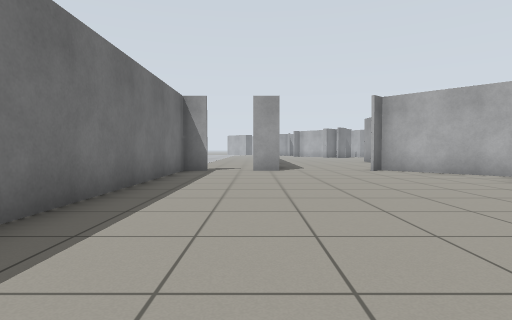
view 1 (above)

21 first-person views from a walk through a Gazebo world. The camera is 0.72 m above the floor, tilts 2° down and sees 80° across. The floor is counted in squares, 1 m on a side. Each view is taken from the middle of a square. On the plan, view 1 faces up. The plan holds only what a view shows up to about 10 squares ahead; the rest is blank. The place goes on beyond the plan.

view 2
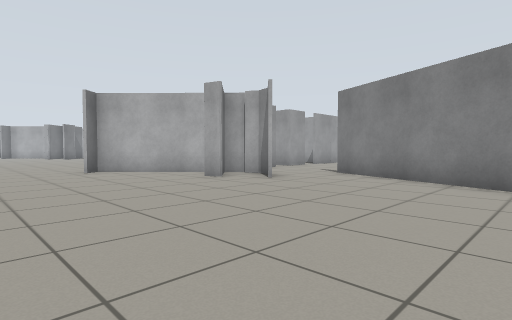

view 3
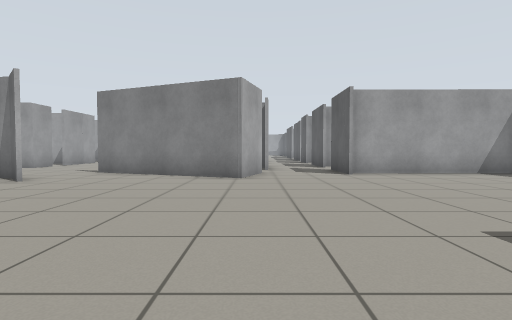

view 4
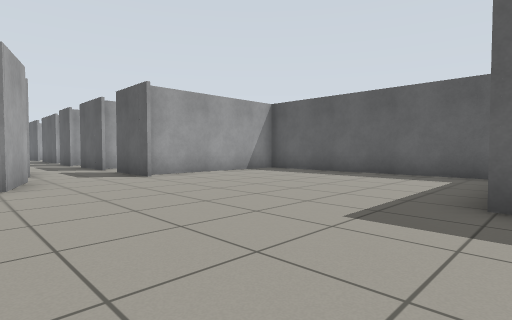

view 5
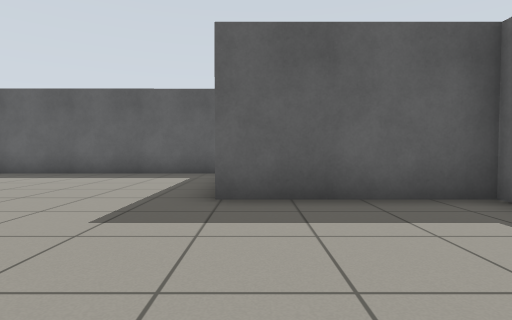

view 6
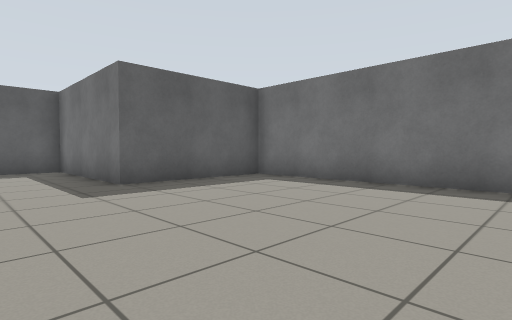

view 7
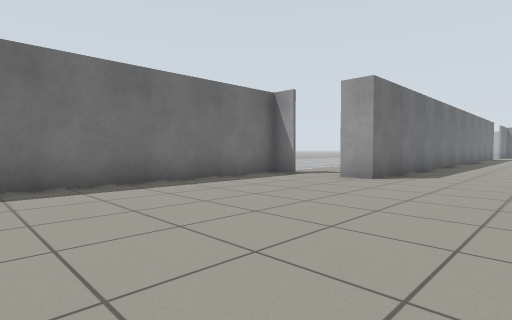

view 8
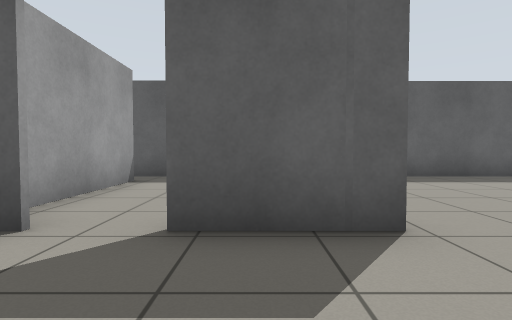

view 9
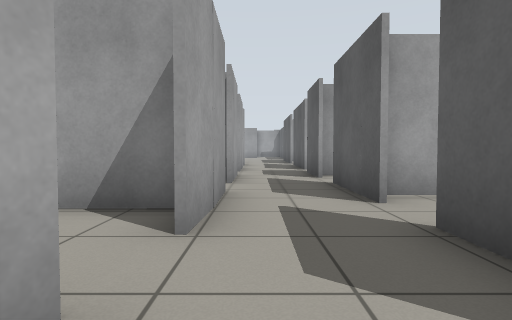

view 10
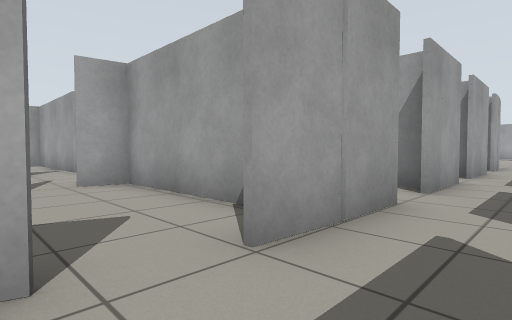

view 11
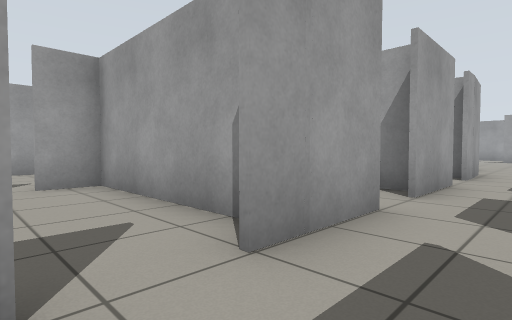

view 12
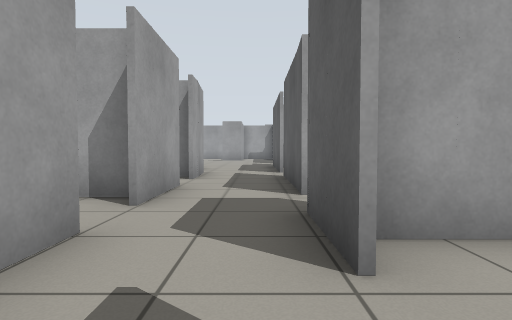

view 13
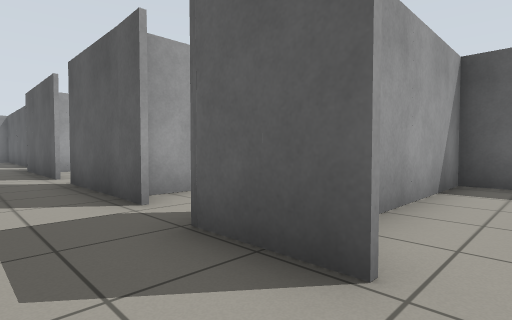

view 14
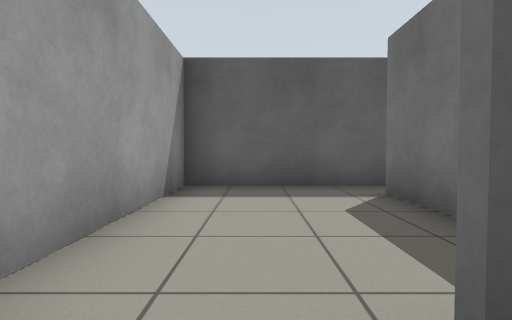

view 15
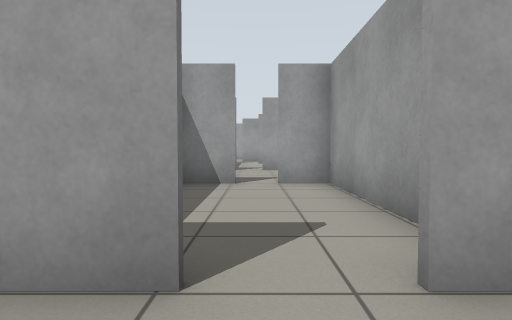

view 16
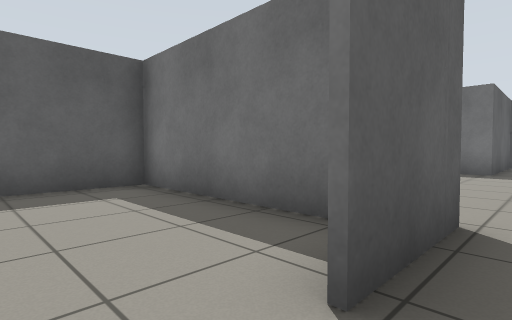

view 17
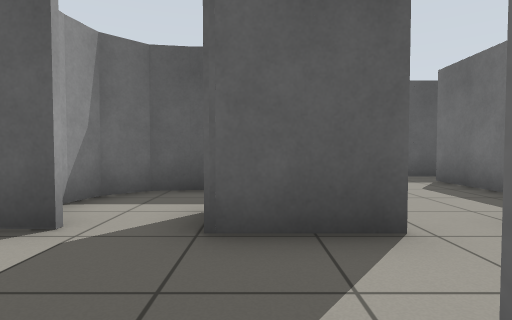

view 18
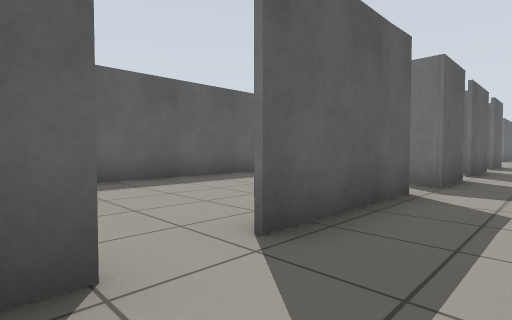

view 19
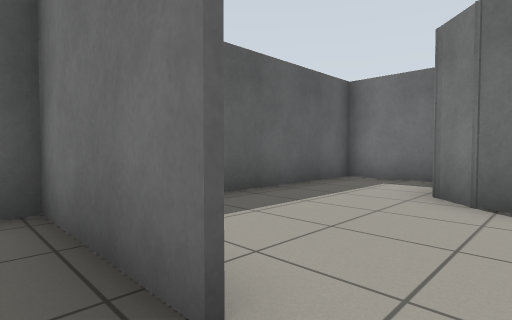

view 20
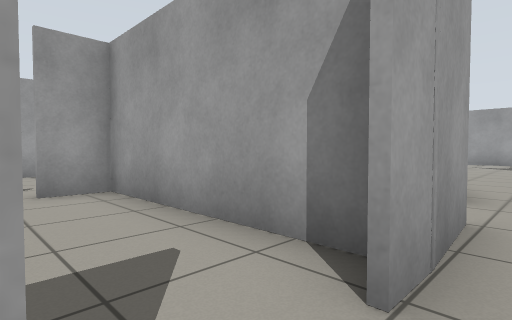

view 21
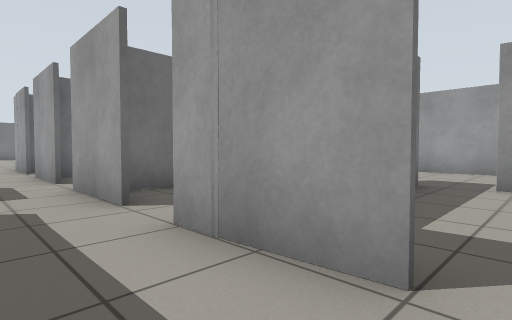

### Floor plan
Points are (right, up) in squares from view 1. A wall is a line through its corners. A room is listed if a view was taken in it or the views show most of it. See-through windows are left out.
Room 1 (views 1, 2, 3, 4, 5, 6, 7, 9)
walls: (6.7, 5.3) (7.5, 6) (7.6, 6.5) (7.4, 6.9); (9.3, -0.2) (7.6, 0.4) (9.1, 4.1); (7.6, 7.1) (7.1, 7.5) (6, 6.3) (5.8, 6.9); (6.7, 8) (4.3, 10.5); (0.8, 10.2) (-0.1, 10.2); (9.1, -7.7) (9.2, -2.8); (-2.4, 10.2) (-2.4, -3.3) (1.6, -3.3) (1.6, -8) (9, -8)
ways out: opening at (9, -1.5) to room 2; opening at (-1, 10); opening at (2.5, 10); opening at (8, 5)
Room 2 (views 8, 10, 11, 12, 13, 14, 16)
walls: (13.3, -0.5) (10.5, -0.5); (12, -2.6) (14.6, -2.6); (15.4, -0.5) (14.4, -0.5); (8.6, -2.6) (10.9, -2.6)
ways out: opening at (9, -1.5) to room 1; opening at (16, -1.5) to room 3; opening at (15, -3) to room 7; gap at (11, -3) to room 10; opening at (10, 0) to room 11; opening at (14, -1) to room 12
Room 3 (views 15, 17)
walls: (15.6, -2.6) (17.4, -2.6) (17.4, -3.2); (16.6, -0.5) (15.4, -0.5); (18.6, -0.4) (18.6, 0.6); (19.5, -4.1) (19.5, -3.1); (16.4, -5.4) (18.2, -5.4); (18, -5.4) (18.8, -5.3) (19.4, -4.7) (19.5, -4)
ways out: opening at (16, -1.5) to room 2; opening at (19.5, -1.5) to room 6; opening at (17, 0) to room 8
Room 4 (views 18, 21)
walls: (23.4, -2.6) (24.5, -2.6); (23.5, -0.5) (21.3, -0.5)
ways out: opening at (23.5, -3) to room 5; opening at (22, -1.5) to room 6; opening at (24, 0)
Room 5 (view 19)
walls: (23.3, -4.9) (23.3, -8) (23.8, -8); (19.6, -4.3) (19.5, -4.7)
ways out: opening at (23.5, -3) to room 4; opening at (21.5, -5) to room 9
Room 6 (view 20)
walls: (18.7, 1.1) (18.7, 0.1); (20.1, -0.5) (17.8, -0.5); (22, -0.5) (21.9, 4.4) (20.9, 4.4); (18.8, -2.6) (22.2, -2.6)
ways out: opening at (19.5, -1.5) to room 3; opening at (22, -1.5) to room 4
Room 7 (no view inside)
walls: (12.9, -5) (12.9, -7); (16.4, -8) (16.4, -2.8); (13, -8) (16.9, -8)
ways out: opening at (15, -3) to room 2; gap at (13, -7) to room 10
Room 8 (no view inside)
walls: (18.6, 0.6) (18.6, 4.4) (17.4, 4.4); (16.6, 4.4) (15.4, 4.4)
ways out: opening at (17, 0) to room 3; opening at (17, 4)
Room 9 (no view inside)
walls: (19.5, -4.7) (18.8, -5.4); (16.5, -5.9) (16.5, -8); (16.9, -8) (21.9, -8)
ways out: opening at (21.5, -5) to room 5
Room 10 (no view inside)
walls: (12.8, -7) (12.8, -3); (9, -8) (13, -8); (9.2, -3.7) (9.2, -8)
ways out: gap at (11, -3) to room 2; gap at (13, -7) to room 7
Room 11 (no view inside)
walls: (11.7, -0.1) (11.6, 4.4) (10.7, 4.6)
ways out: opening at (10, 0) to room 2; opening at (10, 5); gap at (11, 5)
Room 12 (no view inside)
walls: (15.1, -0.5) (15.1, 4.4) (14, 4.4)
ways out: opening at (14, -1) to room 2; opening at (14, 5)

Positions as (right, up) in squares from view 1, and headings:
1: (0, 0), facing up
2: (1, 0), facing up-right
3: (0, 0), facing right
4: (1, 1), facing down-right
5: (1, 1), facing down
6: (4, 3), facing down-left
7: (4, 3), facing up-left
8: (10, 0), facing down
9: (8, -1), facing right
10: (9, -2), facing up-right
11: (13, -2), facing up-right
12: (14, -2), facing right
13: (15, -1), facing down-right
14: (15, -2), facing down
15: (17, -2), facing up
16: (12, -2), facing down-left
17: (17, 0), facing down
18: (24, -1), facing down-left
19: (24, -4), facing down-left
20: (20, -1), facing up-right
21: (24, -2), facing up-left
